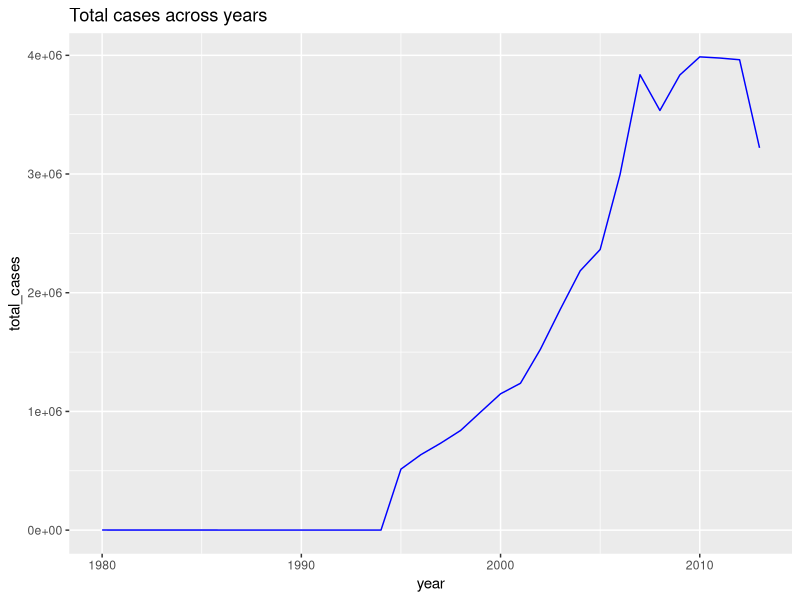
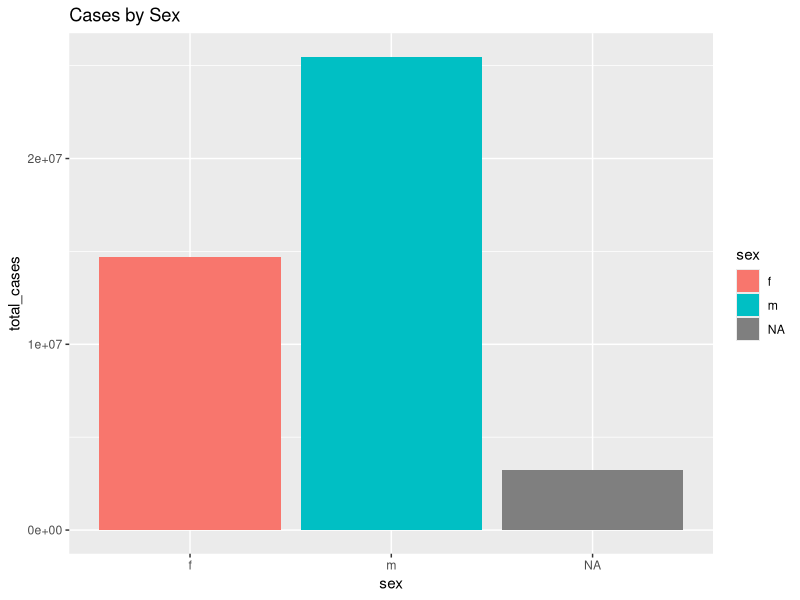

Generate these figures, in order, with R:
library(tidyr)
library(dplyr)
library(ggplot2)

data("who")
glimpse(who)
View(who)
dim(who)

who_tidy=who %>%
  pivot_longer(new_sp_m014:newrel_f65,
               names_to = "key",
               values_to = "cases",
               values_drop_na = TRUE)
who_tidy

# seperate the key column 
who_ti=who_tidy %>%
  separate(key ,into = c("new","type","sexage"),sep = "_") %>%
  select(-new);who_ti

whoti=who_ti %>%
  mutate(
    sex=substr(sexage,1,1),  # start and the end position
    age=substr(sexage,2,nchar(sexage))
  )%>%
  select(-sexage);whoti


## summarize :
whoti %>%
  group_by(country)%>%
  summarise(total_cases=sum(cases,na.rm = TRUE))


whoti %>%
  group_by(sex) %>%
  summarise(total_count_by_sex=sum(cases,na.rm = TRUE))


whoti%>%
  group_by(year) %>%
  summarise(total_cases=sum(cases,na.rm = TRUE)) %>%
  ggplot(aes(x=year,y=total_cases))+
  geom_line(color="blue")+
  labs(title = "Total cases across years")

whoti %>%
  group_by(sex) %>%
  summarise(total_cases = sum(cases, na.rm = TRUE)) %>%
  ggplot(aes(x = sex, y = total_cases, fill = sex)) +
  geom_col() +
  labs(title = "Cases by Sex")

